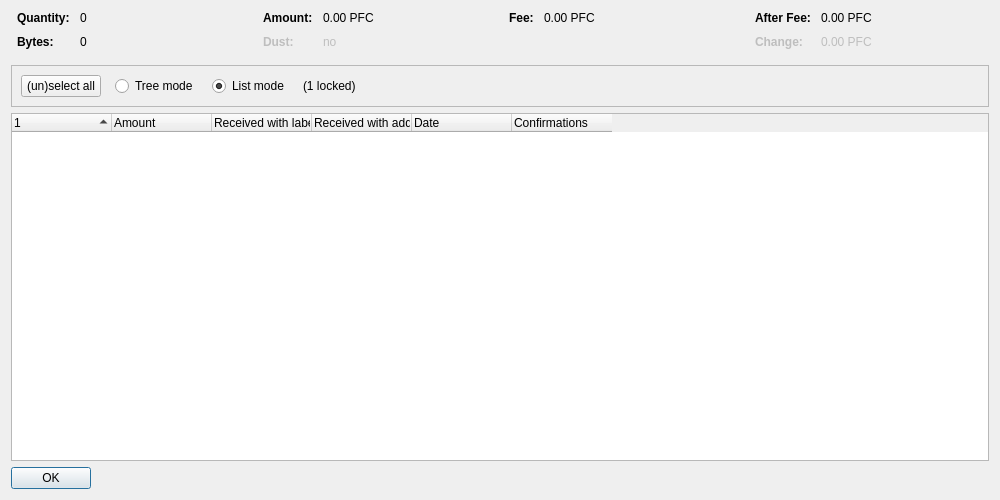
<?xml version="1.0" encoding="UTF-8"?>
<ui version="4.0">
 <class>CoinControlDialog</class>
 <widget class="QDialog" name="CoinControlDialog">
  <property name="geometry">
   <rect>
    <x>0</x>
    <y>0</y>
    <width>1000</width>
    <height>500</height>
   </rect>
  </property>
  <property name="windowTitle">
   <string>Coin Selection</string>
  </property>
  <layout class="QVBoxLayout" name="verticalLayout">
   <item>
    <layout class="QHBoxLayout" name="horizontalLayoutTop" stretch="0,0,0,0">
     <property name="topMargin">
      <number>0</number>
     </property>
     <property name="bottomMargin">
      <number>10</number>
     </property>
     <item>
      <layout class="QFormLayout" name="formLayoutCoinControl1">
       <property name="horizontalSpacing">
        <number>10</number>
       </property>
       <property name="verticalSpacing">
        <number>10</number>
       </property>
       <property name="leftMargin">
        <number>6</number>
       </property>
       <property name="rightMargin">
        <number>6</number>
       </property>
       <item row="0" column="0">
        <widget class="QLabel" name="labelCoinControlQuantityText">
         <property name="font">
          <font>
           <weight>75</weight>
           <bold>true</bold>
          </font>
         </property>
         <property name="text">
          <string>Quantity:</string>
         </property>
        </widget>
       </item>
       <item row="0" column="1">
        <widget class="QLabel" name="labelCoinControlQuantity">
         <property name="cursor">
          <cursorShape>IBeamCursor</cursorShape>
         </property>
         <property name="contextMenuPolicy">
          <enum>Qt::ActionsContextMenu</enum>
         </property>
         <property name="text">
          <string notr="true">0</string>
         </property>
         <property name="textInteractionFlags">
          <set>Qt::LinksAccessibleByMouse|Qt::TextSelectableByKeyboard|Qt::TextSelectableByMouse</set>
         </property>
        </widget>
       </item>
       <item row="1" column="0">
        <widget class="QLabel" name="labelCoinControlBytesText">
         <property name="font">
          <font>
           <weight>75</weight>
           <bold>true</bold>
          </font>
         </property>
         <property name="text">
          <string>Bytes:</string>
         </property>
        </widget>
       </item>
       <item row="1" column="1">
        <widget class="QLabel" name="labelCoinControlBytes">
         <property name="cursor">
          <cursorShape>IBeamCursor</cursorShape>
         </property>
         <property name="contextMenuPolicy">
          <enum>Qt::ActionsContextMenu</enum>
         </property>
         <property name="text">
          <string notr="true">0</string>
         </property>
         <property name="textInteractionFlags">
          <set>Qt::LinksAccessibleByMouse|Qt::TextSelectableByKeyboard|Qt::TextSelectableByMouse</set>
         </property>
        </widget>
       </item>
      </layout>
     </item>
     <item>
      <layout class="QFormLayout" name="formLayoutCoinControl2">
       <property name="horizontalSpacing">
        <number>10</number>
       </property>
       <property name="verticalSpacing">
        <number>10</number>
       </property>
       <property name="leftMargin">
        <number>6</number>
       </property>
       <property name="rightMargin">
        <number>6</number>
       </property>
       <item row="0" column="0">
        <widget class="QLabel" name="labelCoinControlAmountText">
         <property name="font">
          <font>
           <weight>75</weight>
           <bold>true</bold>
          </font>
         </property>
         <property name="text">
          <string>Amount:</string>
         </property>
        </widget>
       </item>
       <item row="0" column="1">
        <widget class="QLabel" name="labelCoinControlAmount">
         <property name="cursor">
          <cursorShape>IBeamCursor</cursorShape>
         </property>
         <property name="contextMenuPolicy">
          <enum>Qt::ActionsContextMenu</enum>
         </property>
         <property name="text">
          <string notr="true">0.00 PFC</string>
         </property>
         <property name="textInteractionFlags">
          <set>Qt::LinksAccessibleByMouse|Qt::TextSelectableByKeyboard|Qt::TextSelectableByMouse</set>
         </property>
        </widget>
       </item>
       <item row="1" column="0">
        <widget class="QLabel" name="labelCoinControlLowOutputText">
         <property name="enabled">
          <bool>false</bool>
         </property>
         <property name="font">
          <font>
           <weight>75</weight>
           <bold>true</bold>
          </font>
         </property>
         <property name="text">
          <string>Dust:</string>
         </property>
        </widget>
       </item>
       <item row="1" column="1">
        <widget class="QLabel" name="labelCoinControlLowOutput">
         <property name="enabled">
          <bool>false</bool>
         </property>
         <property name="cursor">
          <cursorShape>IBeamCursor</cursorShape>
         </property>
         <property name="contextMenuPolicy">
          <enum>Qt::ActionsContextMenu</enum>
         </property>
         <property name="text">
          <string notr="true">no</string>
         </property>
         <property name="textInteractionFlags">
          <set>Qt::LinksAccessibleByMouse|Qt::TextSelectableByKeyboard|Qt::TextSelectableByMouse</set>
         </property>
        </widget>
       </item>
      </layout>
     </item>
     <item>
      <layout class="QFormLayout" name="formLayoutCoinControl3">
       <property name="horizontalSpacing">
        <number>10</number>
       </property>
       <property name="verticalSpacing">
        <number>10</number>
       </property>
       <property name="leftMargin">
        <number>6</number>
       </property>
       <property name="rightMargin">
        <number>6</number>
       </property>
       <item row="0" column="0">
        <widget class="QLabel" name="labelCoinControlFeeText">
         <property name="font">
          <font>
           <weight>75</weight>
           <bold>true</bold>
          </font>
         </property>
         <property name="text">
          <string>Fee:</string>
         </property>
        </widget>
       </item>
       <item row="0" column="1">
        <widget class="QLabel" name="labelCoinControlFee">
         <property name="cursor">
          <cursorShape>IBeamCursor</cursorShape>
         </property>
         <property name="contextMenuPolicy">
          <enum>Qt::ActionsContextMenu</enum>
         </property>
         <property name="text">
          <string notr="true">0.00 PFC</string>
         </property>
         <property name="textInteractionFlags">
          <set>Qt::LinksAccessibleByMouse|Qt::TextSelectableByKeyboard|Qt::TextSelectableByMouse</set>
         </property>
        </widget>
       </item>
      </layout>
     </item>
     <item>
      <layout class="QFormLayout" name="formLayoutCoinControl4">
       <property name="horizontalSpacing">
        <number>10</number>
       </property>
       <property name="verticalSpacing">
        <number>10</number>
       </property>
       <property name="leftMargin">
        <number>6</number>
       </property>
       <property name="rightMargin">
        <number>6</number>
       </property>
       <item row="0" column="0">
        <widget class="QLabel" name="labelCoinControlAfterFeeText">
         <property name="font">
          <font>
           <weight>75</weight>
           <bold>true</bold>
          </font>
         </property>
         <property name="text">
          <string>After Fee:</string>
         </property>
        </widget>
       </item>
       <item row="0" column="1">
        <widget class="QLabel" name="labelCoinControlAfterFee">
         <property name="cursor">
          <cursorShape>IBeamCursor</cursorShape>
         </property>
         <property name="contextMenuPolicy">
          <enum>Qt::ActionsContextMenu</enum>
         </property>
         <property name="text">
          <string notr="true">0.00 PFC</string>
         </property>
         <property name="textInteractionFlags">
          <set>Qt::LinksAccessibleByMouse|Qt::TextSelectableByKeyboard|Qt::TextSelectableByMouse</set>
         </property>
        </widget>
       </item>
       <item row="1" column="0">
        <widget class="QLabel" name="labelCoinControlChangeText">
         <property name="enabled">
          <bool>false</bool>
         </property>
         <property name="font">
          <font>
           <weight>75</weight>
           <bold>true</bold>
          </font>
         </property>
         <property name="text">
          <string>Change:</string>
         </property>
        </widget>
       </item>
       <item row="1" column="1">
        <widget class="QLabel" name="labelCoinControlChange">
         <property name="enabled">
          <bool>false</bool>
         </property>
         <property name="cursor">
          <cursorShape>IBeamCursor</cursorShape>
         </property>
         <property name="contextMenuPolicy">
          <enum>Qt::ActionsContextMenu</enum>
         </property>
         <property name="text">
          <string notr="true">0.00 PFC</string>
         </property>
         <property name="textInteractionFlags">
          <set>Qt::LinksAccessibleByMouse|Qt::TextSelectableByKeyboard|Qt::TextSelectableByMouse</set>
         </property>
        </widget>
       </item>
      </layout>
     </item>
    </layout>
   </item>
   <item>
    <widget class="QFrame" name="frame">
     <property name="minimumSize">
      <size>
       <width>0</width>
       <height>40</height>
      </size>
     </property>
     <property name="frameShape">
      <enum>QFrame::StyledPanel</enum>
     </property>
     <property name="frameShadow">
      <enum>QFrame::Sunken</enum>
     </property>
     <layout class="QHBoxLayout" name="horizontalLayout">
      <item>
       <layout class="QHBoxLayout" name="horizontalLayoutPanel" stretch="0,0,0,0,0">
        <property name="spacing">
         <number>14</number>
        </property>
        <item>
         <widget class="QPushButton" name="pushButtonSelectAll">
          <property name="sizePolicy">
           <sizepolicy hsizetype="Maximum" vsizetype="Fixed">
            <horstretch>0</horstretch>
            <verstretch>0</verstretch>
           </sizepolicy>
          </property>
          <property name="text">
           <string>(un)select all</string>
          </property>
          <property name="autoDefault">
           <bool>false</bool>
          </property>
         </widget>
        </item>
        <item>
         <widget class="QRadioButton" name="radioTreeMode">
          <property name="sizePolicy">
           <sizepolicy hsizetype="Maximum" vsizetype="Fixed">
            <horstretch>0</horstretch>
            <verstretch>0</verstretch>
           </sizepolicy>
          </property>
          <property name="text">
           <string>Tree mode</string>
          </property>
         </widget>
        </item>
        <item>
         <widget class="QRadioButton" name="radioListMode">
          <property name="sizePolicy">
           <sizepolicy hsizetype="Maximum" vsizetype="Fixed">
            <horstretch>0</horstretch>
            <verstretch>0</verstretch>
           </sizepolicy>
          </property>
          <property name="text">
           <string>List mode</string>
          </property>
          <property name="checked">
           <bool>true</bool>
          </property>
         </widget>
        </item>
        <item>
         <widget class="QLabel" name="labelLocked">
          <property name="text">
           <string notr="true">(1 locked)</string>
          </property>
         </widget>
        </item>
        <item>
         <spacer name="horizontalSpacer">
          <property name="orientation">
           <enum>Qt::Horizontal</enum>
          </property>
          <property name="sizeHint" stdset="0">
           <size>
            <width>40</width>
            <height>20</height>
           </size>
          </property>
         </spacer>
        </item>
       </layout>
      </item>
     </layout>
    </widget>
   </item>
   <item>
    <widget class="CoinControlTreeWidget" name="treeWidget">
     <property name="contextMenuPolicy">
      <enum>Qt::CustomContextMenu</enum>
     </property>
     <property name="sortingEnabled">
      <bool>false</bool>
     </property>
     <property name="columnCount">
      <number>6</number>
     </property>
     <attribute name="headerShowSortIndicator" stdset="0">
      <bool>true</bool>
     </attribute>
     <attribute name="headerStretchLastSection">
      <bool>false</bool>
     </attribute>
     <column>
      <property name="text">
       <string/>
      </property>
     </column>
     <column>
      <property name="text">
       <string>Amount</string>
      </property>
     </column>
     <column>
      <property name="text">
       <string>Received with label</string>
      </property>
     </column>
     <column>
      <property name="text">
       <string>Received with address</string>
      </property>
     </column>
     <column>
      <property name="text">
       <string>Date</string>
      </property>
     </column>
     <column>
      <property name="text">
       <string>Confirmations</string>
      </property>
      <property name="toolTip">
       <string>Confirmed</string>
      </property>
     </column>
     <column>
      <property name="text">
       <string/>
      </property>
     </column>
     <column>
      <property name="text">
       <string/>
      </property>
     </column>
     <column>
      <property name="text">
       <string/>
      </property>
     </column>
     <column>
      <property name="text">
       <string/>
      </property>
     </column>
    </widget>
   </item>
   <item>
    <widget class="QDialogButtonBox" name="buttonBox">
     <property name="sizePolicy">
      <sizepolicy hsizetype="Maximum" vsizetype="Fixed">
       <horstretch>0</horstretch>
       <verstretch>0</verstretch>
      </sizepolicy>
     </property>
     <property name="orientation">
      <enum>Qt::Horizontal</enum>
     </property>
     <property name="standardButtons">
      <set>QDialogButtonBox::Ok</set>
     </property>
    </widget>
   </item>
  </layout>
 </widget>
 <customwidgets>
  <customwidget>
   <class>CoinControlTreeWidget</class>
   <extends>QTreeWidget</extends>
   <header>qt/coincontroltreewidget.h</header>
  </customwidget>
 </customwidgets>
 <resources/>
 <connections/>
</ui>
